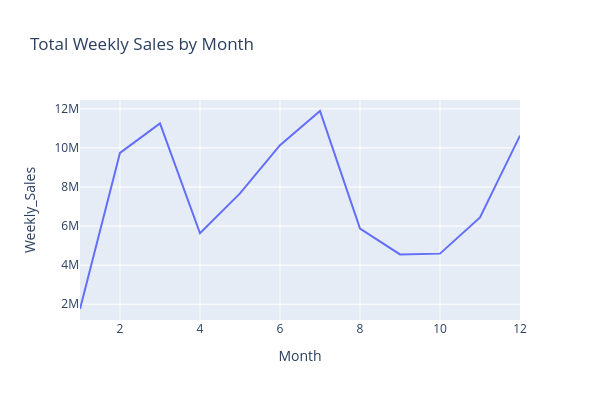

This figure's notebook cell:
### Code cell
orders_month_by_weekly_sales=df.groupby(['Month'])[['Weekly_Sales']].sum()
orders_month_by_weekly_sales.sort_values(by='Weekly_Sales',ascending= False)
fig = px.line(orders_month_by_weekly_sales, x=orders_month_by_weekly_sales.index, y='Weekly_Sales', title="Total Weekly Sales by Month", width=WIDTH, height=HEIGHT)
fig = px.scatter(orders_month_by_weekly_sales, x=orders_month_by_weekly_sales.index, y='Weekly_Sales', title="Total Weekly Sales by Month", width=WIDTH, height=HEIGHT)
#fig.update_traces(marker=dict(size=12, color='LightSkyBlue', line=dict(width=2, color='DarkSlateGrey')), selector=dict(mode='markers'))
fig.update_layout(margin=dict(l=MARGIN, r=MARGIN, t=MARGIN, b=MARGIN))
px.density_heatmap(orders_month_by_weekly_sales, x=orders_month_by_weekly_sales.index, y='Weekly_Sales', nbinsx=20, nbinsy=10, width=WIDTH, height=HEIGHT)
px.box(df, x='Month', y='Weekly_Sales', width=WIDTH, height=HEIGHT)
fig = px.line(orders_month_by_weekly_sales, x=orders_month_by_weekly_sales.index, y='Weekly_Sales', title="Total Weekly Sales by Month", width=WIDTH, height=HEIGHT)
fig.show()

### Figure 1 — Plotly figure (JSON) as saved in the notebook; plotly's stock layout.template omitted (floating-point values rounded to 4 significant figures)
{"data": [{"hovertemplate": "Month=%{x}<br>Weekly_Sales=%{y}<extra></extra>", "legendgroup": "", "line": {"color": "#636efa", "dash": "solid"}, "marker": {"symbol": "circle"}, "mode": "lines", "name": "", "orientation": "v", "showlegend": false, "type": "scatter", "x": [1, 2, 3, 4, 5, 6, 7, 8, 9, 10, 11, 12], "xaxis": "x", "y": [1758000.0, 9748000.0, 11250000.0, 5632000.0, 7670000.0, 10140000.0, 11890000.0, 5876000.0, 4550000.0, 4591000.0, 6444000.0, 10630000.0], "yaxis": "y"}], "layout": {"height": 400, "legend": {"tracegroupgap": 0}, "title": {"text": "Total Weekly Sales by Month"}, "width": 600, "xaxis": {"anchor": "y", "domain": [0, 1], "title": {"text": "Month"}}, "yaxis": {"anchor": "x", "domain": [0, 1], "title": {"text": "Weekly_Sales"}}}}
